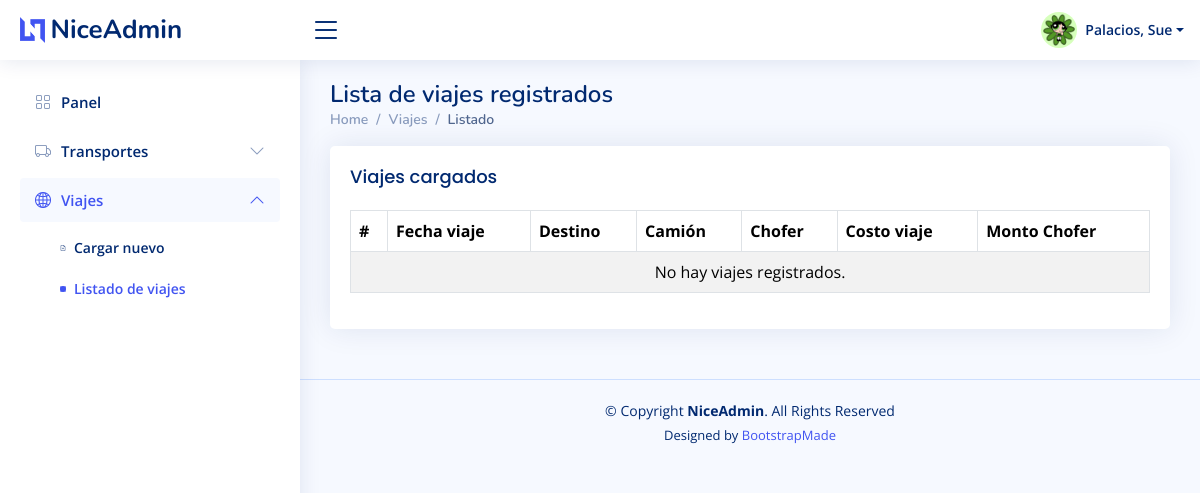
The page /viajes_listado.php (signed in) on the database as committed earlier.
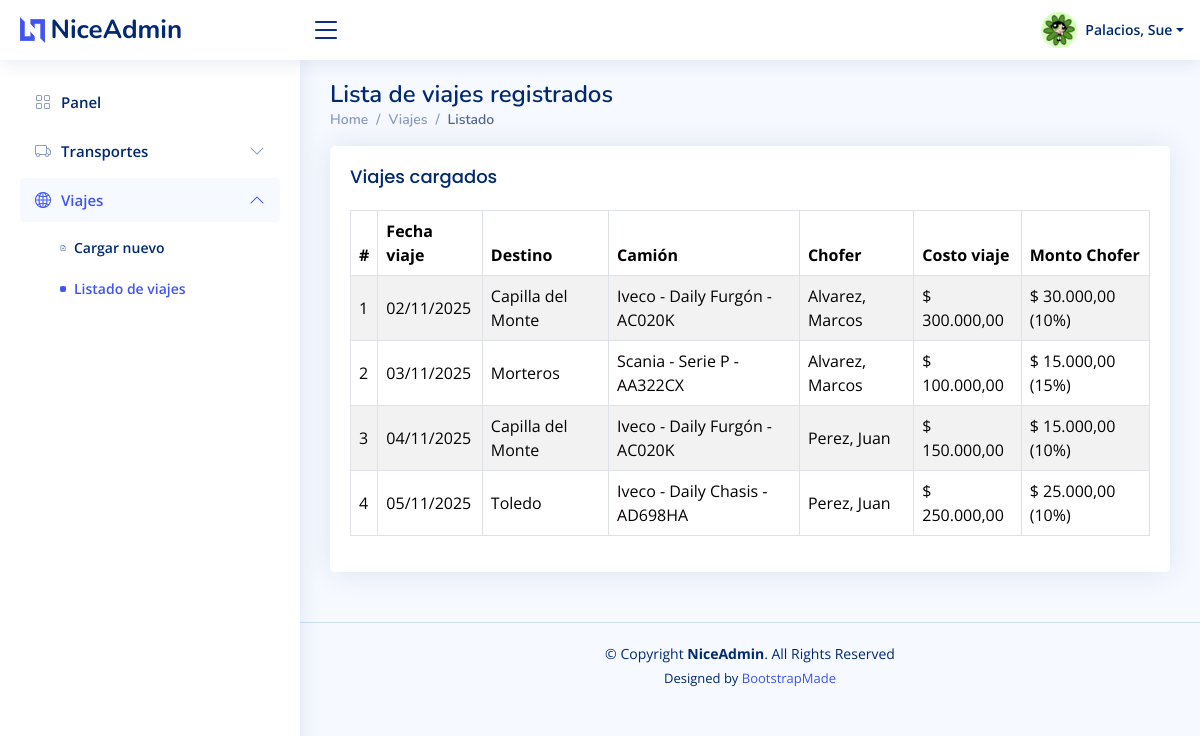
The same page on the database as committed later.
### tables this page shows
CREATE TABLE viajes (
  id INT NOT NULL AUTO_INCREMENT,
  chofer_id INT NOT NULL,
  transporte_id INT NOT NULL,
  destino_id INT NOT NULL,
  fecha_programada DATE NOT NULL,
  costo DECIMAL(12,2) NOT NULL,
  porcentaje_chofer INT NOT NULL,
  creado_por INT DEFAULT NULL,
  fecha_creacion DATETIME NOT NULL DEFAULT CURRENT_TIMESTAMP,
  PRIMARY KEY (id),
  KEY idx_viajes_fecha (fecha_programada),
  KEY idx_viajes_destino (destino_id)
);

CREATE TABLE destinos (
  id INT NOT NULL AUTO_INCREMENT,
  denominacion VARCHAR(120) NOT NULL,
  PRIMARY KEY (id),
  UNIQUE KEY uq_destinos_denominacion (denominacion)
);

CREATE TABLE marcas (
  id INT NOT NULL AUTO_INCREMENT,
  denominacion VARCHAR(80) NOT NULL,
  PRIMARY KEY (id),
  UNIQUE KEY uq_marcas_denominacion (denominacion)
);

CREATE TABLE transportes (
  id INT NOT NULL AUTO_INCREMENT,
  marca_id INT NOT NULL,
  modelo VARCHAR(60) NOT NULL,
  patente VARCHAR(10) NOT NULL,
  anio SMALLINT DEFAULT NULL,
  disponible TINYINT(1) NOT NULL DEFAULT 1,
  fecha_creacion DATETIME NOT NULL DEFAULT CURRENT_TIMESTAMP,
  PRIMARY KEY (id),
  UNIQUE KEY uq_transportes_patente (patente),
  KEY idx_transportes_marca (marca_id)
);

CREATE TABLE usuarios (
  id INT NOT NULL AUTO_INCREMENT,
  apellido VARCHAR(80) NOT NULL,
  nombre VARCHAR(80) NOT NULL,
  dni VARCHAR(10) NOT NULL,
  usuario VARCHAR(50) NOT NULL,
  clave VARCHAR(255) NOT NULL,
  activo TINYINT(1) NOT NULL DEFAULT 1,
  id_nivel INT NOT NULL,
  fecha_creacion DATETIME NOT NULL DEFAULT CURRENT_TIMESTAMP,
  imagen VARCHAR(150) DEFAULT 'profile-img.jpg',
  PRIMARY KEY (id),
  UNIQUE KEY uq_usuarios_dni (dni),
  UNIQUE KEY uq_usuarios_usuario (usuario),
  KEY idx_usuarios_nivel (id_nivel)
);

### includes/functions.php (called while the page is built, shortened)
<?php
function db_connect(): mysqli
{
    $connection = @new mysqli(DB_HOST, DB_USER, DB_PASS, DB_NAME);
    $connection->set_charset('utf8mb4');
    return $connection;
}
function db_query(string $sql, string $types = '', array $params = []): mysqli_stmt
{
    $connection = db_connect();
    $stmt = $connection->prepare($sql);
    if (!$stmt->execute()) {
        throw new RuntimeException('Error al ejecutar la consulta: ' . $stmt->error);
    }
    return $stmt;
}
function db_fetch_all(string $sql, string $types = '', array $params = []): array
{
    $stmt = db_query($sql, $types, $params);
    $result = $stmt->get_result();
    return $result->fetch_all(MYSQLI_ASSOC);
}
function current_user(): ?array
{
    return $_SESSION['user'] ?? null;
}
function es_operador(): bool
{
    return (current_user()['id_nivel'] ?? null) === 2;
}
function es_chofer(): bool
{
    return (current_user()['id_nivel'] ?? null) === 3;
}
function format_date_spanish(?string $date): string
{
    $timestamp = strtotime($date);
    return date('d/m/Y', $timestamp);
}
function obtener_clase_fila(string $fechaViaje): string
{
    $fechaViaje = date('Y-m-d', strtotime($fechaViaje));
    $hoy = date('Y-m-d');
    if ($fechaViaje < $hoy) {
        return 'fila-realizado';
    }
    return '';
}
function calcular_monto_chofer(float $costo, int $porcentaje): float
{
    return round($costo * $porcentaje / 100, 2);
}
function obtener_viajes(?int $choferId = null): array
{
    $sql = 'SELECT v.id, v.fecha_programada, d.denominacion AS destino, v.costo, v.porcentaje_chofer, ' .
        'c.apellido AS chofer_apellido, c.nombre AS chofer_nombre, c.dni AS chofer_dni, ' .
        'm.denominacion AS marca, t.modelo, t.patente ' .
        'FROM viajes v ' .
        'INNER JOIN usuarios c ON c.id = v.chofer_id ' .
        'INNER JOIN transportes t ON t.id = v.transporte_id ' .
        'INNER JOIN marcas m ON m.id = t.marca_id ' .
        'INNER JOIN destinos d ON d.id = v.destino_id';
    $tipos = '';
    $parametros = [];
    $sql .= ' ORDER BY v.fecha_programada ASC, d.denominacion ASC';
    return db_fetch_all($sql, $tipos, $parametros);
}

### viajes_listado.php (the view, shortened to what the rows shown need)
<?php
require_once __DIR__ . '/includes/functions.php';
$choferFiltradoId = es_chofer() ? (current_user()['id'] ?? null) : null;
$viajes = obtener_viajes($choferFiltradoId);
$mostrarCosto = !es_chofer();
$mostrarMontoChofer = !es_operador();
$mostrarPorcentajeEnMonto = !es_chofer();
require_once __DIR__ . '/includes/header.php';
?>
<main id="main" class="main">
    <div class="pagetitle">
        <h1>Lista de viajes registrados</h1>
    </div>
    <section class="section">
        <div class="card">
            <div class="card-body">
                <div class="table-responsive">
                    <table class="table table-bordered table-striped align-middle">
                        <thead>
                            <tr>
                                <th>#</th>
                                <th>Fecha viaje</th>
                                <th>Destino</th>
                                <th>Camión</th>
                                <th>Chofer</th>
                                <?php if ($mostrarCosto): ?>
                                    <th>Costo viaje</th>
                                <?php endif; ?>
                                <?php if ($mostrarMontoChofer): ?>
                                    <th>Monto Chofer</th>
                                <?php endif; ?>
                            </tr>
                        </thead>
                        <tbody>
                            <?php if (!$viajes): ?>
                                <tr>
                                    <td colspan="<?php echo 5 + (int) $mostrarCosto + (int) $mostrarMontoChofer; ?>" class="text-center">No hay viajes registrados.</td>
                                </tr>
                            <?php else: ?>
                                <?php foreach ($viajes as $index => $viaje): ?>
                                    <?php
                                    $montoChofer = calcular_monto_chofer((float) $viaje['costo'], (int) $viaje['porcentaje_chofer']);
                                    $filaClase = obtener_clase_fila($viaje['fecha_programada']);
                                    ?>
                                    <tr class="<?php echo $filaClase; ?>">
                                        <td><?php echo $index + 1; ?></td>
                                        <td><?php echo htmlspecialchars(format_date_spanish($viaje['fecha_programada'])); ?></td>
                                        <td><?php echo htmlspecialchars($viaje['destino']); ?></td>
                                        <td><?php echo htmlspecialchars($viaje['marca'] . ' - ' . $viaje['modelo'] . ' - ' . $viaje['patente']); ?></td>
                                        <td><?php echo htmlspecialchars($viaje['chofer_apellido'] . ', ' . $viaje['chofer_nombre']); ?></td>
                                        <?php if ($mostrarCosto): ?>
                                            <td>$ <?php echo number_format((float) $viaje['costo'], 2, ',', '.'); ?></td>
                                        <?php endif; ?>
                                        <?php if ($mostrarMontoChofer): ?>
                                            <td>
                                                $ <?php echo number_format($montoChofer, 2, ',', '.'); ?>
                                                <?php if ($mostrarPorcentajeEnMonto): ?>
                                                    (<?php echo (int) $viaje['porcentaje_chofer']; ?>%)
                                                <?php endif; ?>
                                            </td>
                                        <?php endif; ?>
                                    </tr>
                                <?php endforeach; ?>
                            <?php endif; ?>
                        </tbody>
                    </table>
                </div>
            </div>
        </div>
    </section>
</main>
<?php require_once __DIR__ . '/includes/footer.php'; ?>

Rows that differ between the two databases and show on the page:
now on this page (row edited): viajes: fecha_programada "02/11/2025", destino.denominacion "Capilla del Monte", marcas.denominacion "Iveco - Daily Furgón - AC020K", usuarios.apellido+nombre "Alvarez, Marcos", costo "300.000,00", montoChofer "30.000,00", porcentaje_chofer "10"
now on this page (row edited): viajes: fecha_programada "03/11/2025", destino.denominacion "Morteros", marcas.denominacion "Scania - Serie P - AA322CX", usuarios.apellido+nombre "Alvarez, Marcos", costo "100.000,00", montoChofer "15.000,00", porcentaje_chofer "15"
now on this page (row edited): viajes: fecha_programada "04/11/2025", destino.denominacion "Capilla del Monte", marcas.denominacion "Iveco - Daily Furgón - AC020K", usuarios.apellido+nombre "Perez, Juan", costo "150.000,00", montoChofer "15.000,00", porcentaje_chofer "10"
now on this page (row edited): viajes: fecha_programada "05/11/2025", destino.denominacion "Toledo", marcas.denominacion "Iveco - Daily Chasis - AD698HA", usuarios.apellido+nombre "Perez, Juan", costo "250.000,00", montoChofer "25.000,00", porcentaje_chofer "10"
Other text that changed with them:
text no longer shown: "No hay viajes registrados."
